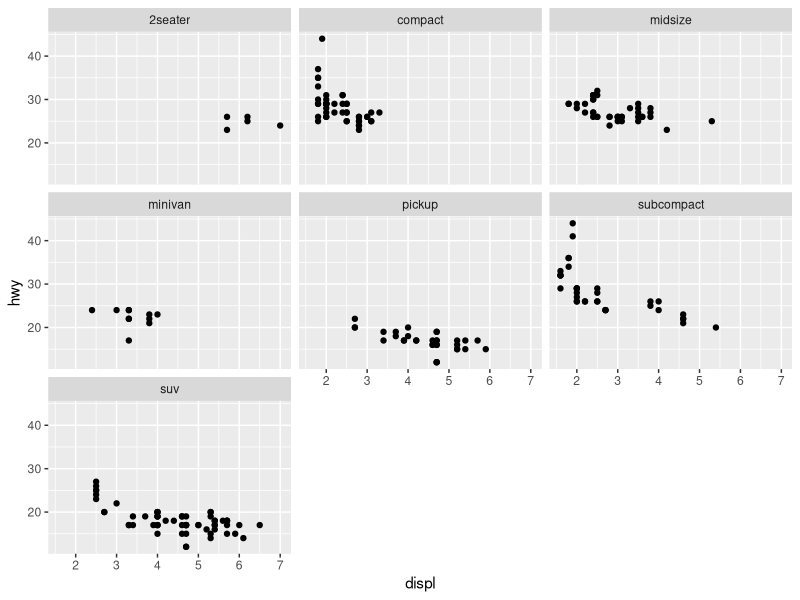
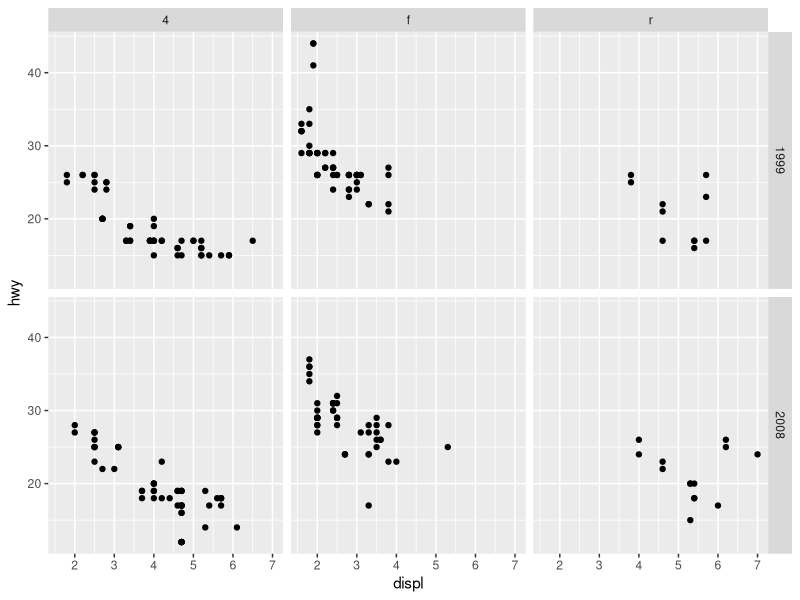

Here is the R script that generated these plots, in order:
library(tidyverse)

ggplot(
  data = mpg,
  mapping = aes(x = displ, y = hwy)
) +
  geom_point() +
  facet_wrap(~ class)

ggplot(
  data = mpg,
  mapping = aes(x = displ, y = hwy)
) +
  geom_point() +
  facet_grid(year ~ drv)
